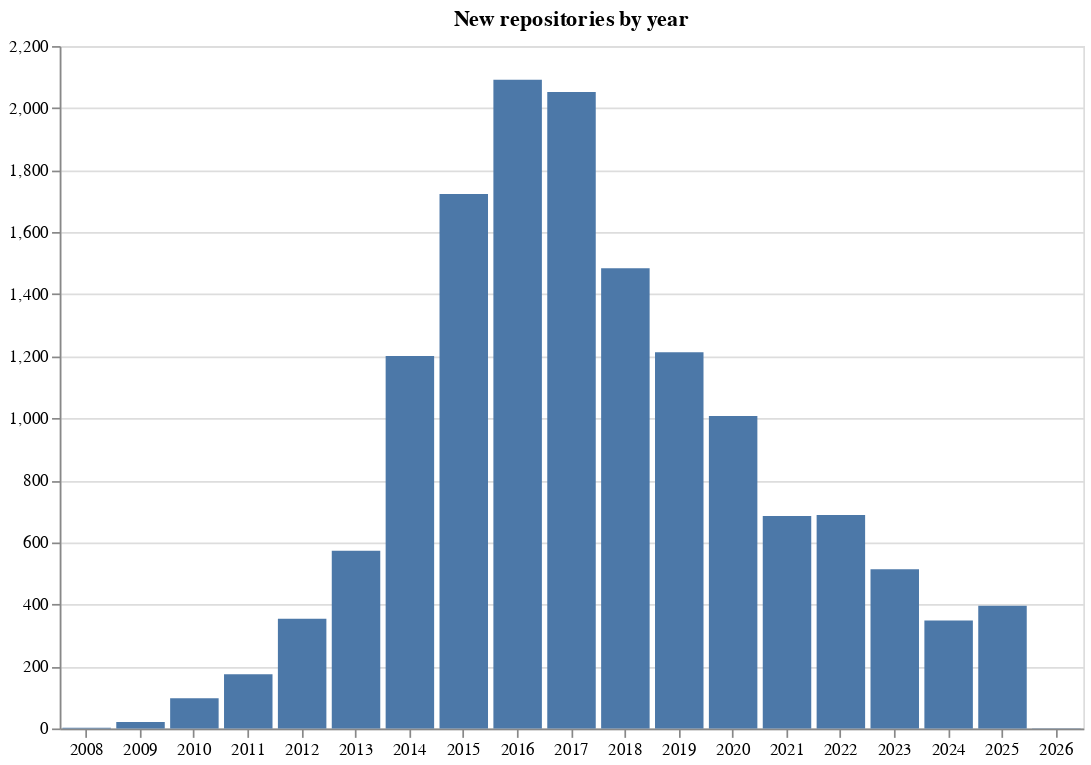

Write notebook code for a chart like this one.
### Markdown cell above
## Analyze the trend over time

### Code cell
alt.Chart(
    org_repos_df, title="New repositories by year", width=600, height=400
).mark_bar().encode(
    x=alt.X("year(created_at):O", title=None),
    y=alt.Y("count():Q", title=None),
    tooltip=[
        alt.Tooltip("year(created_at):O", title="Year"),
        alt.Tooltip("count():Q", title="New repositories"),
    ],
)

### Figure 1 — Vega specification as saved in the notebook (floating-point values rounded to 4 significant figures)
{"$schema": "https://vega.github.io/schema/vega/v6.json", "data": [{"name": "source_0", "values": [{"__count": 513, "year_created_at": "2023-01-01T00:00:00.000"}, {"__count": 1213, "year_created_at": "2019-01-01T00:00:00.000"}, {"__count": 1723, "year_created_at": "2015-01-01T00:00:00.000"}, {"__count": 2052, "year_created_at": "2017-01-01T00:00:00.000"}, {"__count": 685, "year_created_at": "2021-01-01T00:00:00.000"}, {"__count": 1484, "year_created_at": "2018-01-01T00:00:00.000"}, {"__count": 1007, "year_created_at": "2020-01-01T00:00:00.000"}, {"__count": 688, "year_created_at": "2022-01-01T00:00:00.000"}, {"__count": 2091, "year_created_at": "2016-01-01T00:00:00.000"}, {"__count": 396, "year_created_at": "2025-01-01T00:00:00.000"}, {"__count": 348, "year_created_at": "2024-01-01T00:00:00.000"}, {"__count": 1201, "year_created_at": "2014-01-01T00:00:00.000"}, {"__count": 573, "year_created_at": "2013-01-01T00:00:00.000"}, {"__count": 354, "year_created_at": "2012-01-01T00:00:00.000"}, {"__count": 175, "year_created_at": "2011-01-01T00:00:00.000"}, {"__count": 1, "year_created_at": "2026-01-01T00:00:00.000"}, {"__count": 97, "year_created_at": "2010-01-01T00:00:00.000"}, {"__count": 21, "year_created_at": "2009-01-01T00:00:00.000"}, {"__count": 2, "year_created_at": "2008-01-01T00:00:00.000"}], "transform": [{"type": "formula", "expr": "toDate(datum['year_created_at'])", "as": "year_created_at"}]}, {"name": "source_0_x_domain_year_created_at", "values": [{"year_created_at": "2023-01-01T00:00:00.000"}, {"year_created_at": "2019-01-01T00:00:00.000"}, {"year_created_at": "2015-01-01T00:00:00.000"}, {"year_created_at": "2017-01-01T00:00:00.000"}, {"year_created_at": "2021-01-01T00:00:00.000"}, {"year_created_at": "2018-01-01T00:00:00.000"}, {"year_created_at": "2020-01-01T00:00:00.000"}, {"year_created_at": "2022-01-01T00:00:00.000"}, {"year_created_at": "2016-01-01T00:00:00.000"}, {"year_created_at": "2025-01-01T00:00:00.000"}, {"year_created_at": "2024-01-01T00:00:00.000"}, {"year_created_at": "2014-01-01T00:00:00.000"}, {"year_created_at": "2013-01-01T00:00:00.000"}, {"year_created_at": "2012-01-01T00:00:00.000"}, {"year_created_at": "2011-01-01T00:00:00.000"}, {"year_created_at": "2026-01-01T00:00:00.000"}, {"year_created_at": "2010-01-01T00:00:00.000"}, {"year_created_at": "2009-01-01T00:00:00.000"}, {"year_created_at": "2008-01-01T00:00:00.000"}], "transform": [{"type": "formula", "expr": "toDate(datum['year_created_at'])", "as": "year_created_at"}]}, {"name": "source_0_y_domain___count", "values": [{"min": 1, "max": 2091}]}], "marks": [{"type": "rect", "name": "marks", "from": {"data": "source_0"}, "encode": {"update": {"y": {"field": "__count", "scale": "y"}, "y2": {"value": 0, "scale": "y"}, "x": {"field": "year_created_at", "scale": "x"}, "width": {"signal": "max(0.25, bandwidth('x'))"}, "fill": {"value": "#4c78a8"}, "tooltip": {"signal": "{\"Year\": timeFormat(datum[\"year_created_at\"], timeUnitSpecifier([\"year\"], {\"year-month\":\"%b %Y \",\"year-month-date\":\"%b %d, %Y \"})), \"New repositories\": format(datum[\"__count\"], \"\")}"}}}, "style": ["bar"]}], "scales": [{"name": "x", "type": "band", "domain": {"data": "source_0_x_domain_year_created_at", "field": "year_created_at", "sort": true}, "range": [0, {"signal": "width"}], "paddingInner": 0.1, "paddingOuter": 0.05}, {"name": "y", "type": "linear", "domain": [{"signal": "(data(\"source_0_y_domain___count\")[0] || {}).min"}, {"signal": "(data(\"source_0_y_domain___count\")[0] || {}).max"}], "range": [{"signal": "height"}, 0], "nice": true, "zero": true}], "axes": [{"scale": "y", "minExtent": 0, "ticks": false, "zindex": 0, "domain": false, "maxExtent": 0, "labels": false, "tickCount": {"signal": "ceil(height/40)"}, "orient": "left", "aria": false, "gridScale": "x", "grid": true}, {"scale": "x", "formatType": "time", "grid": false, "format": {"signal": "timeUnitSpecifier([\"year\"], {\"year-month\":\"%b %Y \",\"year-month-date\":\"%b %d, %Y \"})"}, "labelOverlap": true, "tickMinStep": {"signal": "datetime(2002, 0, 1, 0, 0, 0, 0) - datetime(2001, 0, 1, 0, 0, 0, 0)"}, "zindex": 0, "orient": "bottom"}, {"scale": "y", "tickCount": {"signal": "ceil(height/40)"}, "grid": false, "zindex": 0, "labelOverlap": true, "orient": "left"}], "title": {"text": "New repositories by year", "frame": "group"}, "width": 600, "padding": 5, "style": "cell", "background": "white", "height": 400}
